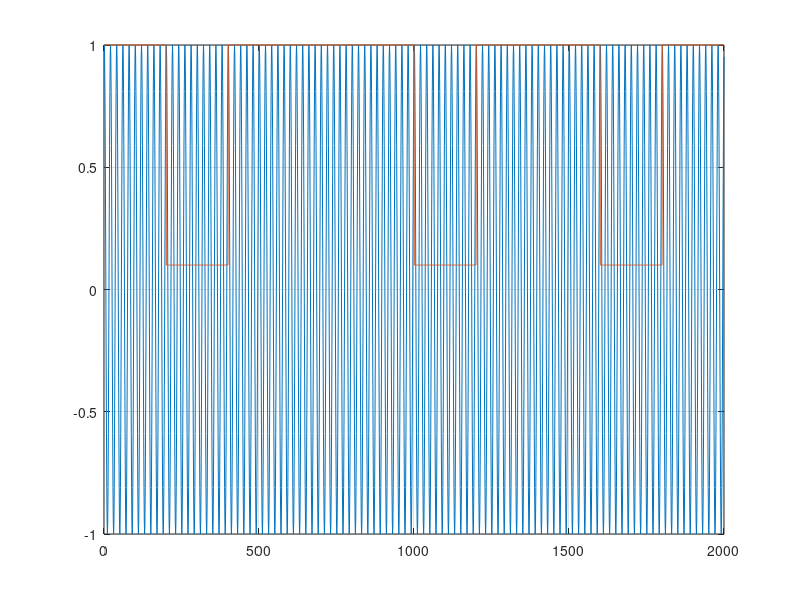
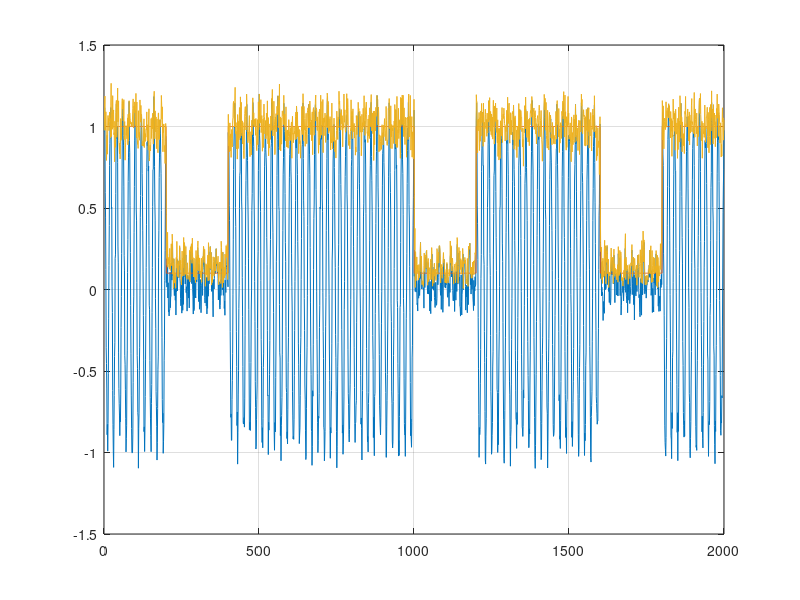
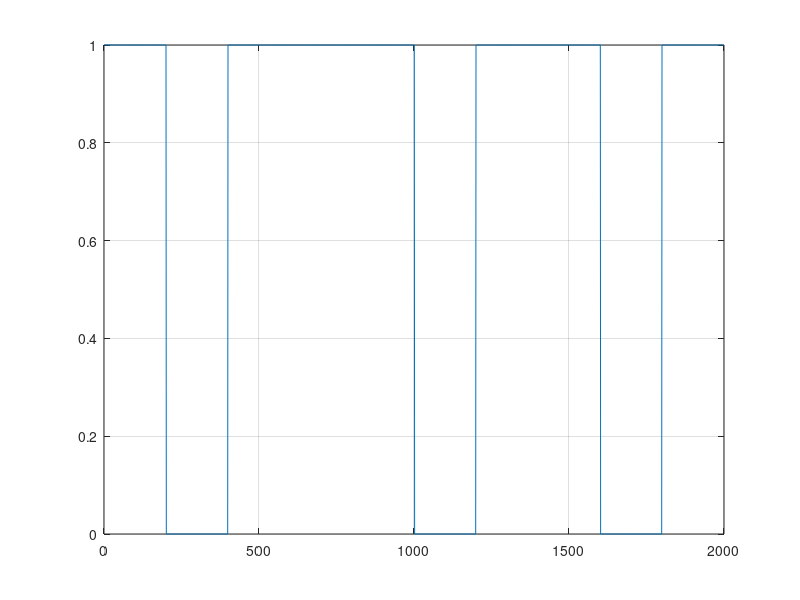
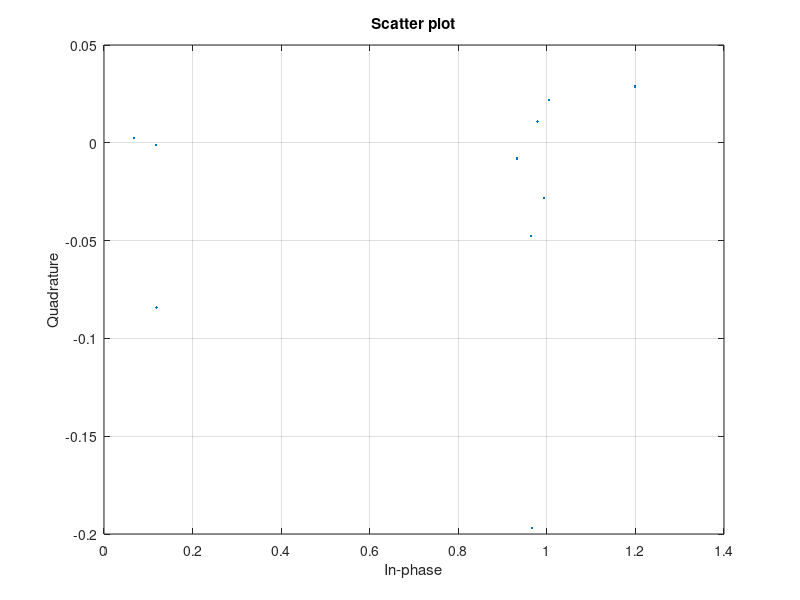

Source code (MATLAB) for these figures, in order:
clear, clc, close all
fs = 10000;
ts = 0: 1/fs: 0.2 - 1/fs;
N = length(ts);

fc = cos(2*pi*500*ts);

code = [1 0.1 1 1 1 0.1 1 1 0.1 1];
ns_bit = 200;

am = repelem(code , ns_bit);

plot(fc), grid on, hold on
plot(am)

x = fc.*am;

rng shuffle

x = x +(rand(1,N)*0.3-0.1);

figure;

plot(x), grid on , hold on
plot(am)

h = hilbert(x);
plot(abs(h))


dig = abs(h) > 0.5;
figure
plot(dig), grid on, hold on

scatterplot(h,ns_bit,round(ns_bit/2)) , grid on
